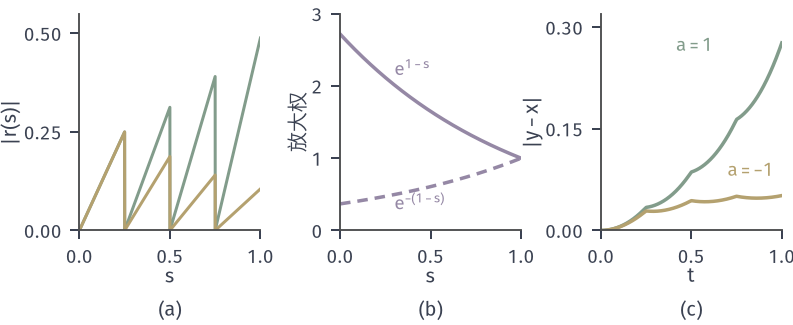

The Python source for this figure:
from pathlib import Path
import sys
sys.path.insert(0, str(Path(__file__).resolve().parents[1]/"odesens-common"))
from common import *
HERE = Path(__file__).resolve().parent
# 目标：Euler 折线的残差 r(s)（求解器）与放大权 exp(a(1-s))（问题）分开。a=+1 与 a=-1，h=1/4，T=1。
fig, axes = figure(width_mm=112, height_mm=46, ncols=3)
panel(fig, .1, .985, .955, .29, .44)
h = .25; res = {}
for a in (1., -1.):
    xk = [1.]
    for k in range(4): xk.append(xk[-1]*(1+a*h))
    xk = np.array(xk); s = np.linspace(0, 1-1e-9, 2001); k = np.floor(s/h).astype(int)
    y = xk[k]*(1+a*(s-k*h)); dy = a*xk[k]; r = dy-a*y
    x = np.exp(a*s); weight = np.exp(a*(1-s)); res[a] = (s, r, weight, np.abs(y-x), float(xk[-1]))
    # identity check: e(1) = int weight * r ds
    print(a, 'Euler', xk[-1], 'exact', np.exp(a), 'err', xk[-1]-np.exp(a), 'int', np.trapezoid(weight*r, s))
for a, c in ((1., GREEN), (-1., YELLOW)):
    s, r, wt, e, _ = res[a]
    axes[0].plot(s, np.abs(r), color=c, lw=1.2); axes[1].plot(s, wt, color=PURPLE if a > 0 else PURPLE, lw=1.4, ls='-' if a > 0 else (0, (3, 2))); axes[2].plot(s, e, color=c, lw=1.4)
axes[1].text(.3, 2.15, '$\\mathrm{e}^{1-s}$', color=PURPLE, fontsize=7.5); axes[1].text(.3, .28, '$\\mathrm{e}^{-(1-s)}$', color=PURPLE, fontsize=7.5)
axes[2].text(.62, .265, '$a=1$', color=GREEN, fontsize=7.5, ha='right'); axes[2].text(.7, .075, '$a=-1$', color=YELLOW, fontsize=7.5, ha='left', va='bottom')
axes[0].set_ylabel('$|r(s)|$', labelpad=1); axes[1].set_ylabel('放大权', labelpad=1); axes[2].set_ylabel('$|y-x|$', labelpad=1)
axes[0].set_ylim(0, .55); axes[0].set_yticks([0, .25, .5]); axes[1].set_ylim(0, 3); axes[1].set_yticks([0, 1, 2, 3]); axes[2].set_ylim(0, .32); axes[2].set_yticks([0, .15, .3])
for ax in axes: ax.set_xlim(0, 1); ax.set_xticks([0, .5, 1]); ax.set_xlabel('$s$' if ax is not axes[2] else '$t$', labelpad=0)
tags(fig, axes)
save(fig, HERE, 'figure', {'h': h, 'T': 1, 'finals': {str(a): res[a][4] for a in res}})
